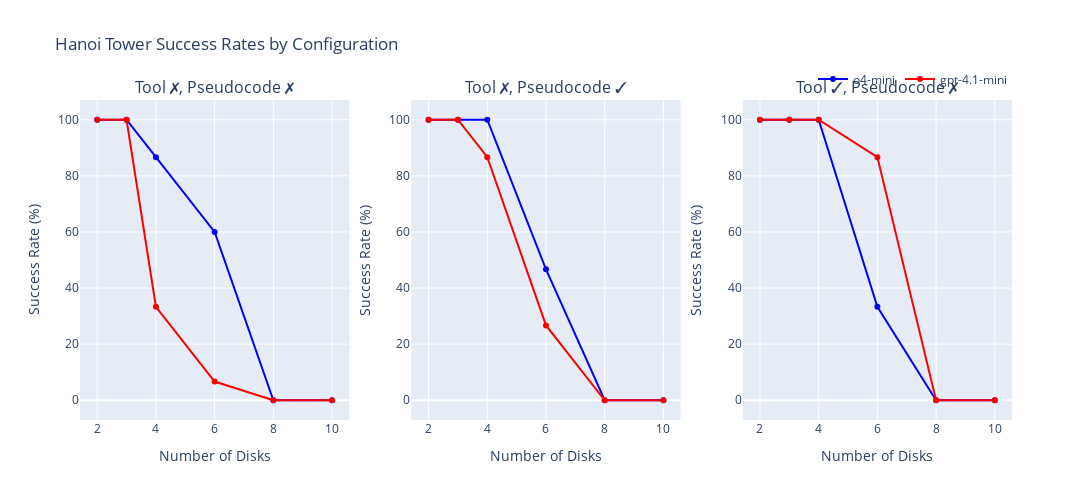

Notebook code cell kept with this figure:
### Code cell
import plotly.graph_objects as go
from plotly.subplots import make_subplots

# Create subplots for the three different configurations
fig = make_subplots(
    rows=1, cols=3,
    subplot_titles=('Tool ✗, Pseudocode ✗', 'Tool ✗, Pseudocode ✓', 'Tool ✓, Pseudocode ✗'),
    specs=[[{"secondary_y": False}, {"secondary_y": False}, {"secondary_y": False}]]
)

# Define the three configurations
configs = [
    {'use_mcp': False, 'add_pseudocode': False},
    {'use_mcp': False, 'add_pseudocode': True},
    {'use_mcp': True, 'add_pseudocode': False}
]

# Colors for the models
colors = {'o4-mini': 'blue', 'gpt-4.1-mini': 'red'}

for col, config in enumerate(configs, 1):
    # Filter data for this configuration
    mask = (success_rates['use_mcp'] == config['use_mcp']) & \
           (success_rates['add_pseudocode'] == config['add_pseudocode'])
    config_data = success_rates[mask]
    
    # Plot each model
    for model in ['o4-mini', 'gpt-4.1-mini']:
        model_data = config_data[config_data['model_name'] == model]
        
        fig.add_trace(
            go.Scatter(
                x=model_data['n_disks'],
                y=model_data['success_rate_percent'],
                mode='lines+markers',
                name=f'{model}',
                line=dict(color=colors[model]),
                showlegend=(col == 1),  # Only show legend for first subplot
                hovertemplate='<b>%{fullData.name}</b><br>' +
                            'Disks: %{x}<br>' +
                            'Success Rate: %{y:.1f}%<br>' +
                            '<extra></extra>'
            ),
            row=1, col=col
        )

# Update layout
fig.update_layout(
    title='Hanoi Tower Success Rates by Configuration',
    height=500,
    width=1200,
    showlegend=True,
    legend=dict(
        orientation="h",
        yanchor="bottom",
        y=1.02,
        xanchor="right",
        x=1
    )
)

# Update axes labels
for i in range(1, 4):
    fig.update_xaxes(title_text="Number of Disks", row=1, col=i)
    fig.update_yaxes(title_text="Success Rate (%)", row=1, col=i)

fig.show()

### Figure 1 — Plotly figure (JSON) as saved in the notebook; plotly's stock layout.template omitted (floating-point values rounded to 4 significant figures)
{"data": [{"hovertemplate": "<b>%{fullData.name}</b><br>Disks: %{x}<br>Success Rate: %{y:.1f}%<br><extra></extra>", "line": {"color": "blue"}, "mode": "lines+markers", "name": "o4-mini", "showlegend": true, "type": "scatter", "x": [2, 3, 4, 6, 8, 10], "xaxis": "x", "y": [100.0, 100.0, 86.67, 60.0, 0.0, 0.0], "yaxis": "y"}, {"hovertemplate": "<b>%{fullData.name}</b><br>Disks: %{x}<br>Success Rate: %{y:.1f}%<br><extra></extra>", "line": {"color": "red"}, "mode": "lines+markers", "name": "gpt-4.1-mini", "showlegend": true, "type": "scatter", "x": [2, 3, 4, 6, 8, 10], "xaxis": "x", "y": [100.0, 100.0, 33.33, 6.67, 0.0, 0.0], "yaxis": "y"}, {"hovertemplate": "<b>%{fullData.name}</b><br>Disks: %{x}<br>Success Rate: %{y:.1f}%<br><extra></extra>", "line": {"color": "blue"}, "mode": "lines+markers", "name": "o4-mini", "showlegend": false, "type": "scatter", "x": [2, 3, 4, 6, 8, 10], "xaxis": "x2", "y": [100.0, 100.0, 100.0, 46.67, 0.0, 0.0], "yaxis": "y2"}, {"hovertemplate": "<b>%{fullData.name}</b><br>Disks: %{x}<br>Success Rate: %{y:.1f}%<br><extra></extra>", "line": {"color": "red"}, "mode": "lines+markers", "name": "gpt-4.1-mini", "showlegend": false, "type": "scatter", "x": [2, 3, 4, 6, 8, 10], "xaxis": "x2", "y": [100.0, 100.0, 86.67, 26.67, 0.0, 0.0], "yaxis": "y2"}, {"hovertemplate": "<b>%{fullData.name}</b><br>Disks: %{x}<br>Success Rate: %{y:.1f}%<br><extra></extra>", "line": {"color": "blue"}, "mode": "lines+markers", "name": "o4-mini", "showlegend": false, "type": "scatter", "x": [2, 3, 4, 6, 8, 10], "xaxis": "x3", "y": [100.0, 100.0, 100.0, 33.33, 0.0, 0.0], "yaxis": "y3"}, {"hovertemplate": "<b>%{fullData.name}</b><br>Disks: %{x}<br>Success Rate: %{y:.1f}%<br><extra></extra>", "line": {"color": "red"}, "mode": "lines+markers", "name": "gpt-4.1-mini", "showlegend": false, "type": "scatter", "x": [2, 3, 4, 6, 8, 10], "xaxis": "x3", "y": [100.0, 100.0, 100.0, 86.67, 0.0, 0.0], "yaxis": "y3"}], "layout": {"annotations": [{"font": {"size": 16}, "showarrow": false, "text": "Tool ✗, Pseudocode ✗", "x": 0.1444, "xanchor": "center", "xref": "paper", "y": 1, "yanchor": "bottom", "yref": "paper"}, {"font": {"size": 16}, "showarrow": false, "text": "Tool ✗, Pseudocode ✓", "x": 0.5, "xanchor": "center", "xref": "paper", "y": 1, "yanchor": "bottom", "yref": "paper"}, {"font": {"size": 16}, "showarrow": false, "text": "Tool ✓, Pseudocode ✗", "x": 0.8556, "xanchor": "center", "xref": "paper", "y": 1, "yanchor": "bottom", "yref": "paper"}], "height": 500, "legend": {"orientation": "h", "x": 1, "xanchor": "right", "y": 1.02, "yanchor": "bottom"}, "showlegend": true, "title": {"text": "Hanoi Tower Success Rates by Configuration"}, "width": 1200, "xaxis": {"anchor": "y", "domain": [0, 0.2889], "title": {"text": "Number of Disks"}}, "xaxis2": {"anchor": "y2", "domain": [0.3556, 0.6444], "title": {"text": "Number of Disks"}}, "xaxis3": {"anchor": "y3", "domain": [0.7111, 1], "title": {"text": "Number of Disks"}}, "yaxis": {"anchor": "x", "domain": [0, 1], "title": {"text": "Success Rate (%)"}}, "yaxis2": {"anchor": "x2", "domain": [0, 1], "title": {"text": "Success Rate (%)"}}, "yaxis3": {"anchor": "x3", "domain": [0, 1], "title": {"text": "Success Rate (%)"}}}}
